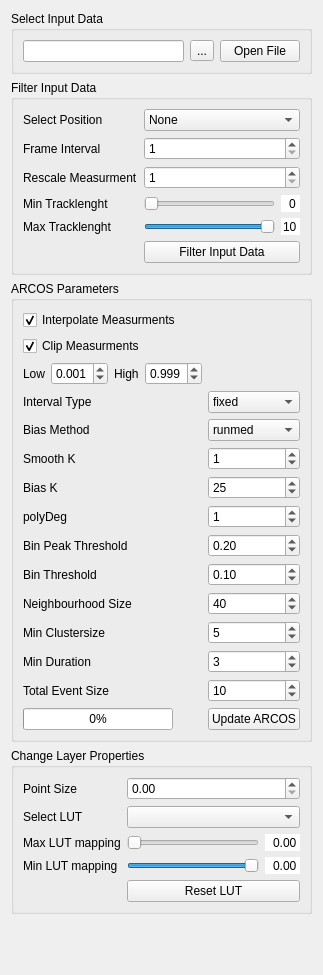
<?xml version="1.0" encoding="UTF-8"?>
<ui version="4.0">
 <class>MainWindow</class>
 <widget class="QWidget" name="MainWindow">
  <property name="geometry">
   <rect>
    <x>0</x>
    <y>0</y>
    <width>293</width>
    <height>975</height>
   </rect>
  </property>
  <layout class="QGridLayout" name="gridLayout_9">
   <item row="6" column="0">
    <widget class="QGroupBox" name="layer_properties">
     <property name="title">
      <string>Change Layer Properties</string>
     </property>
     <layout class="QGridLayout" name="gridLayout_4">
      <item row="3" column="0">
       <widget class="QLabel" name="max_lut_mapping_label">
        <property name="text">
         <string>Max LUT mapping</string>
        </property>
       </widget>
      </item>
      <item row="0" column="1">
       <widget class="QDoubleSpinBox" name="point_size"/>
      </item>
      <item row="5" column="1">
       <widget class="QPushButton" name="reset_lut">
        <property name="text">
         <string>Reset LUT</string>
        </property>
       </widget>
      </item>
      <item row="2" column="1">
       <widget class="QComboBox" name="LUT"/>
      </item>
      <item row="2" column="0">
       <widget class="QLabel" name="select_lut_label">
        <property name="text">
         <string>Select LUT</string>
        </property>
       </widget>
      </item>
      <item row="3" column="1">
       <layout class="QHBoxLayout" name="horizontalLayout_6">
        <item>
         <widget class="QSlider" name="max_lut">
          <property name="maximum">
           <number>10</number>
          </property>
          <property name="orientation">
           <enum>Qt::Horizontal</enum>
          </property>
         </widget>
        </item>
        <item>
         <widget class="QDoubleSpinBox" name="max_lut_spinbox">
          <property name="frame">
           <bool>false</bool>
          </property>
          <property name="alignment">
           <set>Qt::AlignRight|Qt::AlignTrailing|Qt::AlignVCenter</set>
          </property>
          <property name="buttonSymbols">
           <enum>QAbstractSpinBox::NoButtons</enum>
          </property>
         </widget>
        </item>
       </layout>
      </item>
      <item row="0" column="0">
       <widget class="QLabel" name="point_size_label">
        <property name="text">
         <string>Point Size</string>
        </property>
       </widget>
      </item>
      <item row="4" column="1">
       <layout class="QHBoxLayout" name="horizontalLayout_5">
        <item>
         <widget class="QSlider" name="min_lut">
          <property name="maximum">
           <number>10</number>
          </property>
          <property name="pageStep">
           <number>10</number>
          </property>
          <property name="value">
           <number>10</number>
          </property>
          <property name="tracking">
           <bool>true</bool>
          </property>
          <property name="orientation">
           <enum>Qt::Horizontal</enum>
          </property>
         </widget>
        </item>
        <item>
         <widget class="QDoubleSpinBox" name="min_lut_spinbox">
          <property name="frame">
           <bool>false</bool>
          </property>
          <property name="alignment">
           <set>Qt::AlignRight|Qt::AlignTrailing|Qt::AlignVCenter</set>
          </property>
          <property name="buttonSymbols">
           <enum>QAbstractSpinBox::NoButtons</enum>
          </property>
         </widget>
        </item>
       </layout>
      </item>
      <item row="4" column="0">
       <widget class="QLabel" name="min_lut_mapping_label">
        <property name="text">
         <string>Min LUT mapping</string>
        </property>
       </widget>
      </item>
     </layout>
    </widget>
   </item>
   <item row="4" column="0">
    <widget class="QGroupBox" name="arcos_group">
     <property name="mouseTracking">
      <bool>false</bool>
     </property>
     <property name="title">
      <string>ARCOS Parameters</string>
     </property>
     <layout class="QGridLayout" name="gridLayout_3">
      <item row="8" column="1">
       <widget class="QDoubleSpinBox" name="bin_peak_threshold">
        <property name="decimals">
         <number>2</number>
        </property>
        <property name="maximum">
         <double>10000.000000000000000</double>
        </property>
        <property name="singleStep">
         <double>0.200000000000000</double>
        </property>
        <property name="value">
         <double>0.200000000000000</double>
        </property>
       </widget>
      </item>
      <item row="12" column="1">
       <widget class="QSpinBox" name="min_dur">
        <property name="maximum">
         <number>1000</number>
        </property>
        <property name="value">
         <number>3</number>
        </property>
       </widget>
      </item>
      <item row="6" column="1">
       <widget class="QSpinBox" name="bias_k">
        <property name="maximum">
         <number>1000</number>
        </property>
        <property name="value">
         <number>25</number>
        </property>
        <property name="displayIntegerBase">
         <number>10</number>
        </property>
       </widget>
      </item>
      <item row="13" column="1">
       <widget class="QSpinBox" name="total_event_size">
        <property name="value">
         <number>10</number>
        </property>
       </widget>
      </item>
      <item row="9" column="0">
       <widget class="QLabel" name="bin_threshold_label">
        <property name="text">
         <string>Bin Threshold</string>
        </property>
       </widget>
      </item>
      <item row="11" column="1">
       <widget class="QSpinBox" name="min_clustersize">
        <property name="maximum">
         <number>1000</number>
        </property>
        <property name="value">
         <number>5</number>
        </property>
       </widget>
      </item>
      <item row="9" column="1">
       <widget class="QDoubleSpinBox" name="bin_threshold">
        <property name="decimals">
         <number>2</number>
        </property>
        <property name="maximum">
         <double>10000.000000000000000</double>
        </property>
        <property name="singleStep">
         <double>0.100000000000000</double>
        </property>
        <property name="value">
         <double>0.100000000000000</double>
        </property>
       </widget>
      </item>
      <item row="15" column="1">
       <widget class="QPushButton" name="update_arcos">
        <property name="text">
         <string>Update ARCOS</string>
        </property>
       </widget>
      </item>
      <item row="8" column="0">
       <widget class="QLabel" name="bin_peak_threshold_label">
        <property name="text">
         <string>Bin Peak Threshold</string>
        </property>
       </widget>
      </item>
      <item row="15" column="0">
       <widget class="QProgressBar" name="Progress">
        <property name="sizePolicy">
         <sizepolicy hsizetype="Fixed" vsizetype="Fixed">
          <horstretch>0</horstretch>
          <verstretch>0</verstretch>
         </sizepolicy>
        </property>
        <property name="minimumSize">
         <size>
          <width>150</width>
          <height>0</height>
         </size>
        </property>
        <property name="maximum">
         <number>40</number>
        </property>
        <property name="value">
         <number>0</number>
        </property>
        <property name="orientation">
         <enum>Qt::Horizontal</enum>
        </property>
       </widget>
      </item>
      <item row="12" column="0">
       <widget class="QLabel" name="min_dur_label">
        <property name="text">
         <string>Min Duration</string>
        </property>
       </widget>
      </item>
      <item row="6" column="0">
       <widget class="QLabel" name="bias_k_label">
        <property name="text">
         <string>Bias K</string>
        </property>
       </widget>
      </item>
      <item row="7" column="0">
       <widget class="QLabel" name="polyDeg_label">
        <property name="text">
         <string>polyDeg</string>
        </property>
       </widget>
      </item>
      <item row="0" column="0">
       <widget class="QCheckBox" name="interpolate_meas">
        <property name="text">
         <string>Interpolate Measurments</string>
        </property>
        <property name="checked">
         <bool>true</bool>
        </property>
       </widget>
      </item>
      <item row="5" column="0">
       <widget class="QLabel" name="smooth_k_label">
        <property name="text">
         <string>Smooth K</string>
        </property>
       </widget>
      </item>
      <item row="7" column="1">
       <widget class="QSpinBox" name="polyDeg">
        <property name="maximum">
         <number>1000</number>
        </property>
        <property name="value">
         <number>1</number>
        </property>
        <property name="displayIntegerBase">
         <number>10</number>
        </property>
       </widget>
      </item>
      <item row="10" column="1">
       <widget class="QSpinBox" name="neighbourhood_size">
        <property name="maximum">
         <number>10000</number>
        </property>
        <property name="value">
         <number>40</number>
        </property>
       </widget>
      </item>
      <item row="5" column="1">
       <widget class="QSpinBox" name="smooth_k">
        <property name="sizePolicy">
         <sizepolicy hsizetype="Preferred" vsizetype="Fixed">
          <horstretch>10</horstretch>
          <verstretch>0</verstretch>
         </sizepolicy>
        </property>
        <property name="layoutDirection">
         <enum>Qt::LeftToRight</enum>
        </property>
        <property name="autoFillBackground">
         <bool>false</bool>
        </property>
        <property name="value">
         <number>1</number>
        </property>
       </widget>
      </item>
      <item row="11" column="0">
       <widget class="QLabel" name="min_clustersize_label">
        <property name="text">
         <string>Min Clustersize</string>
        </property>
       </widget>
      </item>
      <item row="10" column="0">
       <widget class="QLabel" name="neighbourhood_label">
        <property name="text">
         <string>Neighbourhood Size</string>
        </property>
       </widget>
      </item>
      <item row="4" column="1">
       <widget class="QComboBox" name="bias_method">
        <item>
         <property name="text">
          <string>runmed</string>
         </property>
        </item>
        <item>
         <property name="text">
          <string>lm</string>
         </property>
        </item>
        <item>
         <property name="text">
          <string>none</string>
         </property>
        </item>
       </widget>
      </item>
      <item row="2" column="0">
       <widget class="QFrame" name="clip_frame">
        <property name="frameShape">
         <enum>QFrame::NoFrame</enum>
        </property>
        <property name="frameShadow">
         <enum>QFrame::Raised</enum>
        </property>
        <layout class="QHBoxLayout" name="horizontalLayout_2">
         <property name="leftMargin">
          <number>0</number>
         </property>
         <property name="topMargin">
          <number>0</number>
         </property>
         <property name="rightMargin">
          <number>0</number>
         </property>
         <property name="bottomMargin">
          <number>0</number>
         </property>
         <item>
          <widget class="QLabel" name="clip_low_label">
           <property name="text">
            <string>Low</string>
           </property>
          </widget>
         </item>
         <item>
          <widget class="QDoubleSpinBox" name="clip_low">
           <property name="sizePolicy">
            <sizepolicy hsizetype="Fixed" vsizetype="Fixed">
             <horstretch>0</horstretch>
             <verstretch>0</verstretch>
            </sizepolicy>
           </property>
           <property name="baseSize">
            <size>
             <width>0</width>
             <height>0</height>
            </size>
           </property>
           <property name="decimals">
            <number>3</number>
           </property>
           <property name="maximum">
            <double>1.000000000000000</double>
           </property>
           <property name="singleStep">
            <double>0.010000000000000</double>
           </property>
           <property name="value">
            <double>0.001000000000000</double>
           </property>
          </widget>
         </item>
         <item>
          <widget class="QLabel" name="clip_high_label">
           <property name="text">
            <string>High</string>
           </property>
          </widget>
         </item>
         <item>
          <widget class="QDoubleSpinBox" name="clip_high">
           <property name="sizePolicy">
            <sizepolicy hsizetype="Fixed" vsizetype="Fixed">
             <horstretch>0</horstretch>
             <verstretch>0</verstretch>
            </sizepolicy>
           </property>
           <property name="decimals">
            <number>3</number>
           </property>
           <property name="maximum">
            <double>1.000000000000000</double>
           </property>
           <property name="singleStep">
            <double>0.010000000000000</double>
           </property>
           <property name="value">
            <double>0.999000000000000</double>
           </property>
          </widget>
         </item>
        </layout>
       </widget>
      </item>
      <item row="13" column="0">
       <widget class="QLabel" name="tot_size_label">
        <property name="text">
         <string>Total Event Size</string>
        </property>
       </widget>
      </item>
      <item row="3" column="1">
       <widget class="QComboBox" name="interval_type">
        <property name="sizePolicy">
         <sizepolicy hsizetype="Preferred" vsizetype="Fixed">
          <horstretch>0</horstretch>
          <verstretch>0</verstretch>
         </sizepolicy>
        </property>
        <property name="minimumSize">
         <size>
          <width>0</width>
          <height>0</height>
         </size>
        </property>
        <property name="maximumSize">
         <size>
          <width>16777215</width>
          <height>16777215</height>
         </size>
        </property>
        <property name="layoutDirection">
         <enum>Qt::LeftToRight</enum>
        </property>
        <item>
         <property name="text">
          <string>fixed</string>
         </property>
        </item>
        <item>
         <property name="text">
          <string>var</string>
         </property>
        </item>
       </widget>
      </item>
      <item row="4" column="0">
       <widget class="QLabel" name="bias_method_label">
        <property name="text">
         <string>Bias Method</string>
        </property>
       </widget>
      </item>
      <item row="3" column="0">
       <widget class="QLabel" name="intervale_type_label">
        <property name="text">
         <string>Interval Type</string>
        </property>
       </widget>
      </item>
      <item row="1" column="0">
       <widget class="QCheckBox" name="clip_meas">
        <property name="enabled">
         <bool>true</bool>
        </property>
        <property name="text">
         <string>Clip Measurments</string>
        </property>
        <property name="checked">
         <bool>true</bool>
        </property>
       </widget>
      </item>
     </layout>
    </widget>
   </item>
   <item row="7" column="0">
    <spacer name="verticalSpacer">
     <property name="orientation">
      <enum>Qt::Vertical</enum>
     </property>
     <property name="sizeHint" stdset="0">
      <size>
       <width>20</width>
       <height>40</height>
      </size>
     </property>
    </spacer>
   </item>
   <item row="0" column="0">
    <widget class="QGroupBox" name="groupBox">
     <property name="title">
      <string>Select Input Data</string>
     </property>
     <layout class="QGridLayout" name="gridLayout">
      <item row="0" column="0">
       <layout class="QHBoxLayout" name="horizontalLayout_7">
        <item>
         <widget class="QLineEdit" name="file_LineEdit"/>
        </item>
        <item>
         <widget class="QToolButton" name="browse_file">
          <property name="text">
           <string>...</string>
          </property>
          <property name="checkable">
           <bool>false</bool>
          </property>
          <property name="toolButtonStyle">
           <enum>Qt::ToolButtonFollowStyle</enum>
          </property>
          <property name="autoRaise">
           <bool>false</bool>
          </property>
         </widget>
        </item>
       </layout>
      </item>
      <item row="0" column="1">
       <widget class="QPushButton" name="open_file_button">
        <property name="text">
         <string>Open File</string>
        </property>
        <property name="default">
         <bool>false</bool>
        </property>
       </widget>
      </item>
     </layout>
    </widget>
   </item>
   <item row="1" column="0">
    <widget class="QGroupBox" name="filter_groupBox">
     <property name="title">
      <string>Filter Input Data</string>
     </property>
     <layout class="QGridLayout" name="gridLayout_2">
      <item row="1" column="2">
       <widget class="QComboBox" name="position">
        <item>
         <property name="text">
          <string>None</string>
         </property>
        </item>
       </widget>
      </item>
      <item row="3" column="0">
       <widget class="QLabel" name="rescale_meas_label">
        <property name="text">
         <string>Rescale Measurment</string>
        </property>
       </widget>
      </item>
      <item row="5" column="0">
       <widget class="QLabel" name="min_tracklength_label">
        <property name="text">
         <string>Min Tracklenght</string>
        </property>
       </widget>
      </item>
      <item row="1" column="0">
       <widget class="QLabel" name="position_label">
        <property name="text">
         <string>Select Position</string>
        </property>
       </widget>
      </item>
      <item row="2" column="2">
       <widget class="QSpinBox" name="frame_interval">
        <property name="minimum">
         <number>1</number>
        </property>
        <property name="maximum">
         <number>1000</number>
        </property>
       </widget>
      </item>
      <item row="2" column="0">
       <widget class="QLabel" name="frame_interval_label">
        <property name="text">
         <string>Frame Interval</string>
        </property>
       </widget>
      </item>
      <item row="3" column="2">
       <widget class="QSpinBox" name="rescale_measurment">
        <property name="minimum">
         <number>1</number>
        </property>
        <property name="maximum">
         <number>1000</number>
        </property>
       </widget>
      </item>
      <item row="5" column="2">
       <layout class="QHBoxLayout" name="horizontalLayout">
        <item>
         <widget class="QSlider" name="min_tracklength">
          <property name="maximum">
           <number>10</number>
          </property>
          <property name="orientation">
           <enum>Qt::Horizontal</enum>
          </property>
          <property name="tickPosition">
           <enum>QSlider::NoTicks</enum>
          </property>
         </widget>
        </item>
        <item>
         <widget class="QSpinBox" name="min_tracklenght_spinbox">
          <property name="focusPolicy">
           <enum>Qt::WheelFocus</enum>
          </property>
          <property name="contextMenuPolicy">
           <enum>Qt::NoContextMenu</enum>
          </property>
          <property name="frame">
           <bool>false</bool>
          </property>
          <property name="alignment">
           <set>Qt::AlignRight|Qt::AlignTrailing|Qt::AlignVCenter</set>
          </property>
          <property name="buttonSymbols">
           <enum>QAbstractSpinBox::NoButtons</enum>
          </property>
         </widget>
        </item>
       </layout>
      </item>
      <item row="10" column="2">
       <widget class="QPushButton" name="filter_input_data">
        <property name="text">
         <string>Filter Input Data</string>
        </property>
       </widget>
      </item>
      <item row="7" column="0">
       <widget class="QLabel" name="max_tracklength_label">
        <property name="text">
         <string>Max Tracklenght</string>
        </property>
       </widget>
      </item>
      <item row="7" column="2">
       <layout class="QHBoxLayout" name="horizontalLayout_3">
        <item>
         <widget class="QSlider" name="max_tracklength">
          <property name="maximum">
           <number>10</number>
          </property>
          <property name="value">
           <number>10</number>
          </property>
          <property name="orientation">
           <enum>Qt::Horizontal</enum>
          </property>
          <property name="tickPosition">
           <enum>QSlider::NoTicks</enum>
          </property>
          <property name="tickInterval">
           <number>0</number>
          </property>
         </widget>
        </item>
        <item>
         <widget class="QSpinBox" name="max_tracklength_spinbox">
          <property name="frame">
           <bool>false</bool>
          </property>
          <property name="alignment">
           <set>Qt::AlignRight|Qt::AlignTrailing|Qt::AlignVCenter</set>
          </property>
          <property name="buttonSymbols">
           <enum>QAbstractSpinBox::NoButtons</enum>
          </property>
          <property name="value">
           <number>10</number>
          </property>
         </widget>
        </item>
       </layout>
      </item>
     </layout>
    </widget>
   </item>
  </layout>
 </widget>
 <resources/>
 <connections>
  <connection>
   <sender>clip_meas</sender>
   <signal>toggled(bool)</signal>
   <receiver>clip_frame</receiver>
   <slot>setVisible(bool)</slot>
   <hints>
    <hint type="sourcelabel">
     <x>136</x>
     <y>333</y>
    </hint>
    <hint type="destinationlabel">
     <x>168</x>
     <y>359</y>
    </hint>
   </hints>
  </connection>
  <connection>
   <sender>max_tracklength</sender>
   <signal>valueChanged(int)</signal>
   <receiver>max_tracklength_spinbox</receiver>
   <slot>setValue(int)</slot>
   <hints>
    <hint type="sourcelabel">
     <x>132</x>
     <y>215</y>
    </hint>
    <hint type="destinationlabel">
     <x>265</x>
     <y>213</y>
    </hint>
   </hints>
  </connection>
  <connection>
   <sender>max_tracklength_spinbox</sender>
   <signal>valueChanged(int)</signal>
   <receiver>max_tracklength</receiver>
   <slot>setValue(int)</slot>
   <hints>
    <hint type="sourcelabel">
     <x>265</x>
     <y>217</y>
    </hint>
    <hint type="destinationlabel">
     <x>210</x>
     <y>214</y>
    </hint>
   </hints>
  </connection>
  <connection>
   <sender>min_tracklenght_spinbox</sender>
   <signal>valueChanged(int)</signal>
   <receiver>min_tracklength</receiver>
   <slot>setValue(int)</slot>
   <hints>
    <hint type="sourcelabel">
     <x>265</x>
     <y>179</y>
    </hint>
    <hint type="destinationlabel">
     <x>211</x>
     <y>179</y>
    </hint>
   </hints>
  </connection>
  <connection>
   <sender>min_tracklength</sender>
   <signal>valueChanged(int)</signal>
   <receiver>min_tracklenght_spinbox</receiver>
   <slot>setValue(int)</slot>
   <hints>
    <hint type="sourcelabel">
     <x>207</x>
     <y>184</y>
    </hint>
    <hint type="destinationlabel">
     <x>265</x>
     <y>184</y>
    </hint>
   </hints>
  </connection>
 </connections>
</ui>
